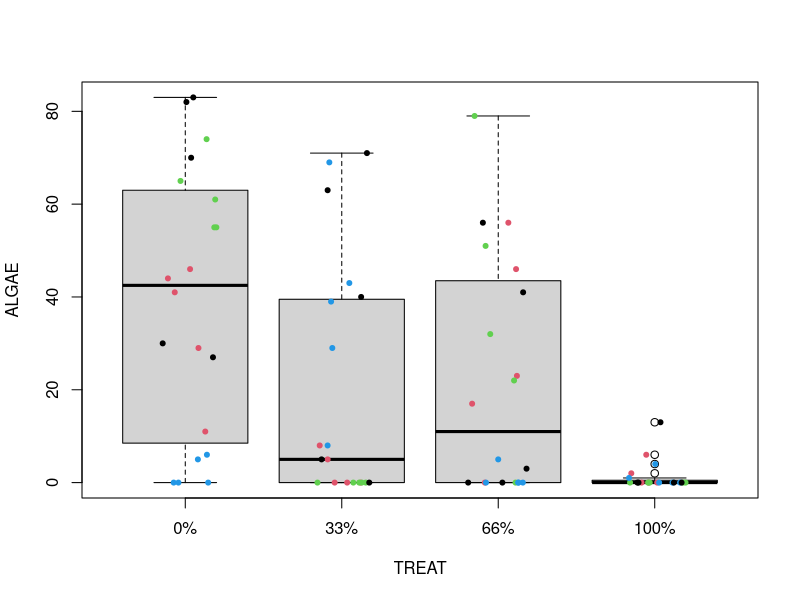
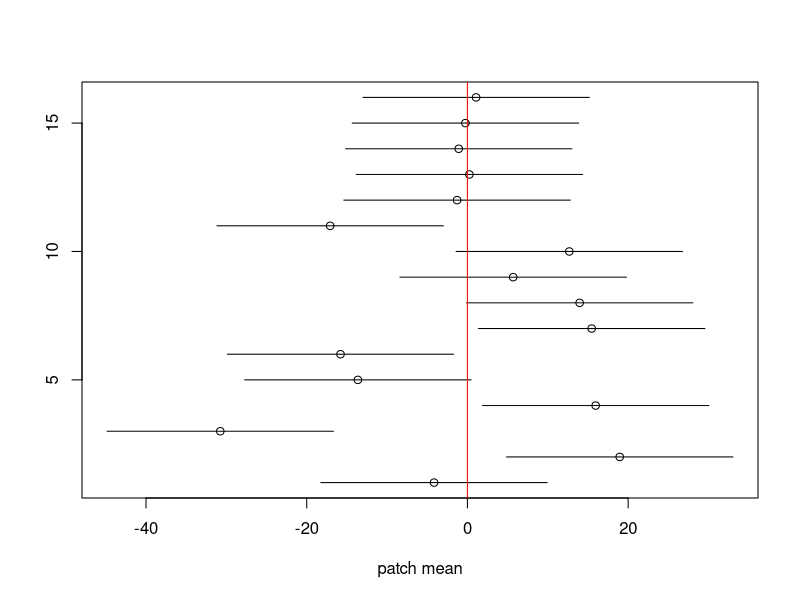
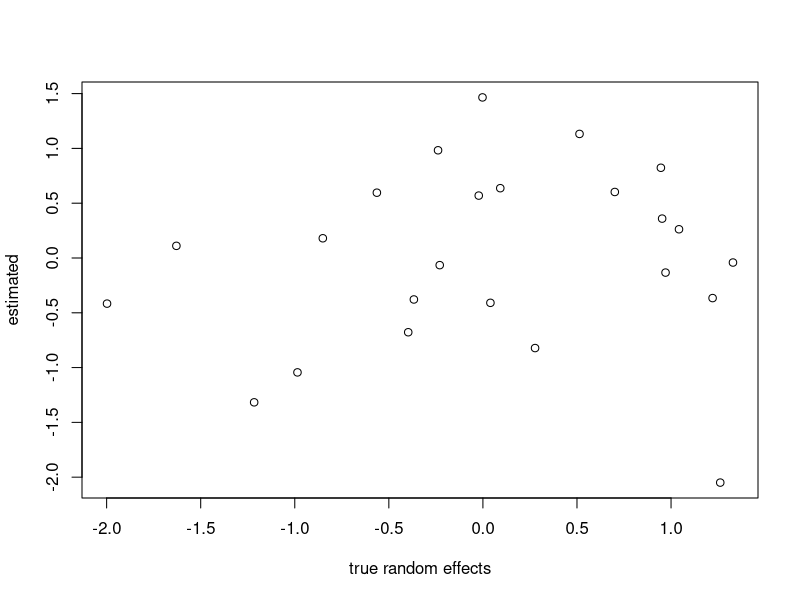

These charts were generated, in order, by the following R code:
## ---- chunk 1
fig.dim <- 4
knitr::opts_chunk$set(fig.width=2*fig.dim,
                      fig.height=fig.dim,
                      fig.align='center')
set.seed(23)
library(tidyverse)
library(matrixStats)
library(lme4)
## ---- chunk 2
pumpkins <- read.table("data/pumpkins.tsv", header=TRUE)
pumpkins$plot <- factor(pumpkins$plot)
head(pumpkins)
## ---- chunk 3
andrew_data <- read.table('../Datasets/Logan_data/andrew.tsv', header=T, sep='\t')
head(andrew_data)
## ---- chunk 4
andrew_data$QUAD <- factor(andrew_data$QUAD)
andrew_data$PATCH <- factor(andrew_data$PATCH)
andrew_data$TREAT <- factor(andrew_data$TREAT, levels=c("0%", "33%", "66%", "100%"))
## ---- chunk 5
with(andrew_data, table(PATCH, QUAD, TREAT))
## ---- chunk 6
plot(ALGAE ~ TREAT, data=andrew_data)
points(ALGAE ~ jitter(as.numeric(TREAT)), data=andrew_data, pch=20, col=1+as.numeric(PATCH)%%4)
## ---- chunk 7
summary(lm(ALGAE ~ TREAT, data=andrew_data))
## ---- chunk 8
summary(lm(ALGAE ~ TREAT + PATCH, data=andrew_data))
## ---- chunk 9
library(lme4)
alglm <- lmer(ALGAE ~ TREAT + (1|PATCH), data=andrew_data)
summary(alglm)
## ---- chunk 10
anova(
      lmer(ALGAE ~ TREAT + (1|PATCH), data=andrew_data),
      lm(ALGAE ~ TREAT, data=andrew_data))
## ---- chunk 11
anova(
      lmer(ALGAE ~ TREAT + (1|PATCH), data=andrew_data),
      lmer(ALGAE ~ (1|PATCH), data=andrew_data))
## ---- chunk 12
ranef(alglm)
## ---- chunk 13
rfs <- ranef(alglm)$PATCH
ses <- rfs[,1] + outer(sqrt(as.vector(attr(rfs, "postVar"))), c(-2, 2), "*")
plot(rfs[,1], 1:nrow(rfs), xlab='patch mean', xlim=range(ses), ylab='')
segments(x0=ses[,1], x1=ses[,2], y0=1:nrow(rfs))
abline(v=0, col='red')
## ---- chunk 14
pumpkins <- expand.grid(
          fertilizer=c("low", "medium", "high"),
          water=c("no water", "water"),
          plot=1:4,
          plant=1:5,
          weight=NA)
pumpkins$plot <- factor(pumpkins$plot)
# true parameters
params <- list(
    mu = 4, # kg
    alpha = c("low" = -1,
              "medium" = 0,
              "high" = +1
    ),
    beta = c("no water" = -2,
             "water" = +1
    ),
    gamma = c("high,water" = 3),
    sigma = 0.5
)
interaction <- paste(
    pumpkins$fertilizer, 
    pumpkins$water, 
    sep=','
)
plot_label <- paste(
    pumpkins$fertilizer, 
    pumpkins$water, 
    pumpkins$plot,
    sep=','
)
stopifnot(length(unique(plot_label))
          == nlevels(pumpkins$water) * nlevels(pumpkins$fertilizer) * nlevels(pumpkins$plot))

plot_names <- unique(plot_label)
params$delta <- rnorm(length(plot_names), mean=0, sd=1)
names(params$delta) <- plot_names

# mean weights
mw <- (
    params$mu
    + params$alpha[pumpkins$fertilizer]
    + params$beta[pumpkins$water]
    + ifelse(interaction %in% names(params$gamma),
             params$gamma[interaction],
             0
    )
    + params$delta[plot_label]
)
pumpkins$weight <- rnorm(
    nrow(pumpkins),
    mean=mw,
    sd=params$sigma
)
## ---- chunk 15
# add a unique label by plot
pumpkins$plot_label <- plot_label

library(lme4)
rfit <- lmer(
    weight ~ water * fertilizer + (1|plot_label),
    data=pumpkins)

summary(rfit)
# not in the right order! FIXME
plot(
    params$delta,
    ranef(rfit)[["plot_label"]][[1]],
    xlab='true random effects',
    ylab='estimated')

anova(
    rfit,
    lm(weight ~ fertilizer * water, data=pumpkins)
)

